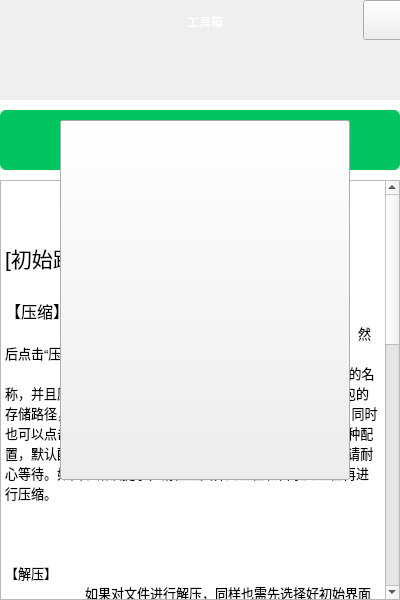
<?xml version="1.0" encoding="UTF-8"?>
<ui version="4.0">
 <class>tools_dialog</class>
 <widget class="QMainWindow" name="tools_dialog">
  <property name="geometry">
   <rect>
    <x>0</x>
    <y>0</y>
    <width>400</width>
    <height>600</height>
   </rect>
  </property>
  <property name="windowTitle">
   <string>MainWindow</string>
  </property>
  <widget class="QWidget" name="centralwidget">
   <widget class="QLabel" name="bg">
    <property name="geometry">
     <rect>
      <x>0</x>
      <y>100</y>
      <width>400</width>
      <height>500</height>
     </rect>
    </property>
    <property name="styleSheet">
     <string notr="true">background-color: rgb(255, 255, 255);</string>
    </property>
    <property name="text">
     <string/>
    </property>
   </widget>
   <widget class="QLabel" name="title">
    <property name="geometry">
     <rect>
      <x>0</x>
      <y>0</y>
      <width>400</width>
      <height>100</height>
     </rect>
    </property>
    <property name="styleSheet">
     <string notr="true">border-image: url(:/res/image/splash.png);</string>
    </property>
    <property name="text">
     <string/>
    </property>
   </widget>
   <widget class="QLabel" name="logo">
    <property name="geometry">
     <rect>
      <x>0</x>
      <y>20</y>
      <width>200</width>
      <height>80</height>
     </rect>
    </property>
    <property name="styleSheet">
     <string notr="true">border-image: url(:/res/image/logo.png);</string>
    </property>
    <property name="text">
     <string/>
    </property>
   </widget>
   <widget class="QPushButton" name="btn_close">
    <property name="geometry">
     <rect>
      <x>363</x>
      <y>0</y>
      <width>40</width>
      <height>40</height>
     </rect>
    </property>
    <property name="styleSheet">
     <string notr="true">QPushButton
{ 
border-image: url(:/res/image/dialog_close_normal.png);
}
QPushButton:hover
{
border-image: url(:/res/image/dialog_close_hover.png);
}
QPushButton:pressed
{   
border-image: url(:/res/image/dialog_close_pressed.png);
}</string>
    </property>
    <property name="text">
     <string/>
    </property>
   </widget>
   <widget class="QLabel" name="title_2">
    <property name="geometry">
     <rect>
      <x>30</x>
      <y>7</y>
      <width>350</width>
      <height>30</height>
     </rect>
    </property>
    <property name="styleSheet">
     <string notr="true">font: 14pt &quot;微软雅黑&quot;;
color: rgb(255, 255, 255);</string>
    </property>
    <property name="text">
     <string>工具箱</string>
    </property>
    <property name="alignment">
     <set>Qt::AlignCenter</set>
    </property>
   </widget>
   <widget class="QPushButton" name="btn_yes">
    <property name="geometry">
     <rect>
      <x>0</x>
      <y>110</y>
      <width>400</width>
      <height>60</height>
     </rect>
    </property>
    <property name="styleSheet">
     <string notr="true">QPushButton
{ 
color: rgb(255, 255, 255);
font: 14pt &quot;微软雅黑&quot;;
border : none;
border-radius : 6px;
background-color: rgb(0, 197, 95);
}
QPushButton:hover
{
background-color: rgb(0, 232, 112);
}
QPushButton:pressed
{   
background-color: rgb(0, 140, 67);
}</string>
    </property>
    <property name="text">
     <string>支持开发者</string>
    </property>
   </widget>
   <widget class="QTextEdit" name="content">
    <property name="geometry">
     <rect>
      <x>0</x>
      <y>180</y>
      <width>400</width>
      <height>420</height>
     </rect>
    </property>
    <property name="readOnly">
     <bool>true</bool>
    </property>
    <property name="html">
     <string>&lt;!DOCTYPE HTML PUBLIC &quot;-//W3C//DTD HTML 4.0//EN&quot; &quot;http://www.w3.org/TR/REC-html40/strict.dtd&quot;&gt;
&lt;html&gt;&lt;head&gt;&lt;meta name=&quot;qrichtext&quot; content=&quot;1&quot; /&gt;&lt;style type=&quot;text/css&quot;&gt;
p, li { white-space: pre-wrap; }
&lt;/style&gt;&lt;/head&gt;&lt;body style=&quot; font-family:'SimSun'; font-size:9pt; font-weight:400; font-style:normal;&quot;&gt;
&lt;p align=&quot;center&quot; style=&quot; margin-top:0px; margin-bottom:0px; margin-left:0px; margin-right:0px; -qt-block-indent:0; text-indent:0px;&quot;&gt;&lt;span style=&quot; font-size:16pt;&quot;&gt;使用手册&lt;/span&gt;&lt;/p&gt;
&lt;p align=&quot;center&quot; style=&quot;-qt-paragraph-type:empty; margin-top:0px; margin-bottom:0px; margin-left:0px; margin-right:0px; -qt-block-indent:0; text-indent:0px; font-size:16pt;&quot;&gt;&lt;br /&gt;&lt;/p&gt;
&lt;p style=&quot; margin-top:0px; margin-bottom:0px; margin-left:0px; margin-right:0px; -qt-block-indent:0; text-indent:0px;&quot;&gt;&lt;span style=&quot; font-size:16pt;&quot;&gt;[初始路径是桌面]&lt;/span&gt;&lt;/p&gt;
&lt;p align=&quot;center&quot; style=&quot;-qt-paragraph-type:empty; margin-top:0px; margin-bottom:0px; margin-left:0px; margin-right:0px; -qt-block-indent:0; text-indent:0px; font-size:16pt;&quot;&gt;&lt;br /&gt;&lt;/p&gt;
&lt;p style=&quot; margin-top:0px; margin-bottom:0px; margin-left:0px; margin-right:0px; -qt-block-indent:0; text-indent:0px;&quot;&gt;&lt;span style=&quot; font-size:12pt;&quot;&gt;【压缩】&lt;/span&gt;&lt;/p&gt;
&lt;p style=&quot; margin-top:0px; margin-bottom:0px; margin-left:0px; margin-right:0px; -qt-block-indent:0; text-indent:0px;&quot;&gt;&lt;span style=&quot; font-family:'微软雅黑,sans-serif'; font-size:10pt;&quot;&gt;	需要先选择好初始界面下目录的文件或文件夹，然后点击“压缩”按钮进行压缩。&lt;/span&gt;&lt;/p&gt;
&lt;p style=&quot; margin-top:0px; margin-bottom:0px; margin-left:0px; margin-right:0px; -qt-block-indent:0; text-indent:0px;&quot;&gt;&lt;span style=&quot; font-family:'微软雅黑,sans-serif'; font-size:10pt;&quot;&gt;	弹出窗体后，压缩后的zip压缩包名为文件原来的名称，并且压缩包将放在该文件所处的目录下。若要修改压缩包的存储路径，则点击窗体上的“更换目录”按钮进行路径的设置。同时也可以点击单选框设定压缩的配置，有“速度快”和“体积小”两种配置，默认配置为“速度快”。压缩过程会有“正在压缩”的提示，请耐心等待。如出现错误提示，请检查文件完整性和目录完整性再进行压缩。&lt;/span&gt;&lt;/p&gt;
&lt;p style=&quot;-qt-paragraph-type:empty; margin-top:0px; margin-bottom:0px; margin-left:0px; margin-right:0px; -qt-block-indent:0; text-indent:0px; font-family:'微软雅黑,sans-serif'; font-size:10pt;&quot;&gt;&lt;br /&gt;&lt;/p&gt;
&lt;p style=&quot;-qt-paragraph-type:empty; margin-top:0px; margin-bottom:0px; margin-left:0px; margin-right:0px; -qt-block-indent:0; text-indent:0px; font-family:'微软雅黑,sans-serif'; font-size:10pt;&quot;&gt;&lt;br /&gt;&lt;/p&gt;
&lt;p style=&quot;-qt-paragraph-type:empty; margin-top:0px; margin-bottom:0px; margin-left:0px; margin-right:0px; -qt-block-indent:0; text-indent:0px; font-family:'微软雅黑,sans-serif'; font-size:10pt;&quot;&gt;&lt;br /&gt;&lt;/p&gt;
&lt;p style=&quot;-qt-paragraph-type:empty; margin-top:0px; margin-bottom:0px; margin-left:0px; margin-right:0px; -qt-block-indent:0; text-indent:0px; font-family:'微软雅黑,sans-serif'; font-size:10pt;&quot;&gt;&lt;br /&gt;&lt;/p&gt;
&lt;p style=&quot; margin-top:0px; margin-bottom:0px; margin-left:0px; margin-right:0px; -qt-block-indent:0; text-indent:0px;&quot;&gt;&lt;span style=&quot; font-family:'微软雅黑,sans-serif'; font-size:10pt;&quot;&gt;【解压】&lt;/span&gt;&lt;/p&gt;
&lt;p style=&quot; margin-top:0px; margin-bottom:0px; margin-left:0px; margin-right:0px; -qt-block-indent:0; text-indent:0px;&quot;&gt;&lt;span style=&quot; font-family:'微软雅黑,sans-serif'; font-size:10pt;&quot;&gt;	如果对文件进行解压，同样也需先选择好初始界面下目录的zip文件，然后点击上方 “解压”按钮进行解压。&lt;/span&gt;&lt;/p&gt;
&lt;p style=&quot; margin-top:0px; margin-bottom:0px; margin-left:0px; margin-right:0px; -qt-block-indent:0; text-indent:0px;&quot;&gt;&lt;span style=&quot; font-family:'微软雅黑,sans-serif'; font-size:10pt;&quot;&gt;	如果选择的是非zip文件，点击“解压”按钮之后会弹出错误提示框。&lt;/span&gt;&lt;/p&gt;
&lt;p style=&quot; margin-top:0px; margin-bottom:0px; margin-left:0px; margin-right:0px; -qt-block-indent:0; text-indent:0px;&quot;&gt;&lt;span style=&quot; font-family:'微软雅黑,sans-serif'; font-size:10pt;&quot;&gt;	在以上的正确操作下，会弹出一个窗体，与压缩文件操作相似，点击“更换目录”按钮选择文件解压的路径。&lt;/span&gt;&lt;/p&gt;
&lt;p style=&quot; margin-top:0px; margin-bottom:0px; margin-left:0px; margin-right:0px; -qt-block-indent:0; text-indent:0px;&quot;&gt;&lt;span style=&quot; font-family:'微软雅黑,sans-serif'; font-size:10pt; color:#ff0000;&quot;&gt;（&lt;/span&gt;&lt;span style=&quot; font-family:'微软雅黑,sans-serif'; font-size:10pt; font-weight:600; color:#ff0000;&quot;&gt;注意：此处选择的路径不要包含中文（Qt对中文路径的支持不太友好）！！！）&lt;/span&gt;&lt;/p&gt;
&lt;p style=&quot; margin-top:0px; margin-bottom:0px; margin-left:0px; margin-right:0px; -qt-block-indent:0; text-indent:0px;&quot;&gt;&lt;span style=&quot; font-family:'微软雅黑,sans-serif'; font-size:10pt;&quot;&gt;	操作正确之后，所选的路径会同样显示在文本框中。（选择“立即解压”即可解压操作）&lt;/span&gt;&lt;/p&gt;
&lt;p style=&quot; margin-top:0px; margin-bottom:0px; margin-left:0px; margin-right:0px; -qt-block-indent:0; text-indent:0px;&quot;&gt;&lt;span style=&quot; font-size:10pt;&quot;&gt;	&lt;/span&gt;&lt;span style=&quot; font-family:'微软雅黑,sans-serif'; font-size:10pt;&quot;&gt;解压过程会有“正在解压”的提示，请耐心等待。如出现错误提示，请检查文件完整性和目录完整性再进行解压。&lt;/span&gt;&lt;/p&gt;
&lt;p style=&quot;-qt-paragraph-type:empty; margin-top:0px; margin-bottom:0px; margin-left:0px; margin-right:0px; -qt-block-indent:0; text-indent:0px; font-family:'微软雅黑,sans-serif'; font-size:10pt;&quot;&gt;&lt;br /&gt;&lt;/p&gt;
&lt;p style=&quot;-qt-paragraph-type:empty; margin-top:0px; margin-bottom:0px; margin-left:0px; margin-right:0px; -qt-block-indent:0; text-indent:0px; font-family:'微软雅黑,sans-serif'; font-size:10pt;&quot;&gt;&lt;br /&gt;&lt;/p&gt;
&lt;p style=&quot;-qt-paragraph-type:empty; margin-top:0px; margin-bottom:0px; margin-left:0px; margin-right:0px; -qt-block-indent:0; text-indent:0px; font-family:'微软雅黑,sans-serif'; font-size:10pt;&quot;&gt;&lt;br /&gt;&lt;/p&gt;
&lt;p style=&quot;-qt-paragraph-type:empty; margin-top:0px; margin-bottom:0px; margin-left:0px; margin-right:0px; -qt-block-indent:0; text-indent:0px; font-family:'微软雅黑,sans-serif'; font-size:10pt;&quot;&gt;&lt;br /&gt;&lt;/p&gt;
&lt;p style=&quot; margin-top:0px; margin-bottom:0px; margin-left:0px; margin-right:0px; -qt-block-indent:0; text-indent:0px;&quot;&gt;&lt;span style=&quot; font-size:10pt;&quot;&gt;【删除】&lt;/span&gt;&lt;/p&gt;
&lt;p style=&quot; margin-top:0px; margin-bottom:0px; margin-left:0px; margin-right:0px; -qt-block-indent:0; text-indent:0px;&quot;&gt;&lt;span style=&quot; font-size:10pt;&quot;&gt;	&lt;/span&gt;&lt;span style=&quot; font-family:'微软雅黑,sans-serif'; font-size:10pt;&quot;&gt;选择你要删除的文件，点击删除按钮后会弹出一个提示框，确定删除文件后，文件成功删除。&lt;/span&gt;&lt;span style=&quot; font-size:10pt;&quot;&gt; &lt;/span&gt;&lt;/p&gt;
&lt;p style=&quot;-qt-paragraph-type:empty; margin-top:0px; margin-bottom:0px; margin-left:0px; margin-right:0px; -qt-block-indent:0; text-indent:0px; font-size:10pt;&quot;&gt;&lt;br /&gt;&lt;/p&gt;
&lt;p style=&quot;-qt-paragraph-type:empty; margin-top:0px; margin-bottom:0px; margin-left:0px; margin-right:0px; -qt-block-indent:0; text-indent:0px; font-size:10pt;&quot;&gt;&lt;br /&gt;&lt;/p&gt;
&lt;p style=&quot;-qt-paragraph-type:empty; margin-top:0px; margin-bottom:0px; margin-left:0px; margin-right:0px; -qt-block-indent:0; text-indent:0px; font-size:10pt;&quot;&gt;&lt;br /&gt;&lt;/p&gt;
&lt;p style=&quot;-qt-paragraph-type:empty; margin-top:0px; margin-bottom:0px; margin-left:0px; margin-right:0px; -qt-block-indent:0; text-indent:0px; font-size:10pt;&quot;&gt;&lt;br /&gt;&lt;/p&gt;
&lt;p style=&quot;-qt-paragraph-type:empty; margin-top:0px; margin-bottom:0px; margin-left:0px; margin-right:0px; -qt-block-indent:0; text-indent:0px; font-size:10pt;&quot;&gt;&lt;br /&gt;&lt;/p&gt;
&lt;p style=&quot; margin-top:0px; margin-bottom:0px; margin-left:0px; margin-right:0px; -qt-block-indent:0; text-indent:0px;&quot;&gt;&lt;span style=&quot; font-size:10pt;&quot;&gt;【工具】&lt;/span&gt;&lt;/p&gt;
&lt;p style=&quot; margin-top:0px; margin-bottom:0px; margin-left:0px; margin-right:0px; -qt-block-indent:0; text-indent:0px;&quot;&gt;&lt;span style=&quot; font-size:10pt;&quot;&gt;	显示工具栏和用户手册。&lt;/span&gt;&lt;/p&gt;
&lt;p style=&quot;-qt-paragraph-type:empty; margin-top:0px; margin-bottom:0px; margin-left:0px; margin-right:0px; -qt-block-indent:0; text-indent:0px; font-size:10pt;&quot;&gt;&lt;br /&gt;&lt;/p&gt;
&lt;p style=&quot;-qt-paragraph-type:empty; margin-top:0px; margin-bottom:0px; margin-left:0px; margin-right:0px; -qt-block-indent:0; text-indent:0px; font-size:10pt;&quot;&gt;&lt;br /&gt;&lt;/p&gt;
&lt;p style=&quot;-qt-paragraph-type:empty; margin-top:0px; margin-bottom:0px; margin-left:0px; margin-right:0px; -qt-block-indent:0; text-indent:0px; font-size:10pt;&quot;&gt;&lt;br /&gt;&lt;/p&gt;
&lt;p style=&quot;-qt-paragraph-type:empty; margin-top:0px; margin-bottom:0px; margin-left:0px; margin-right:0px; -qt-block-indent:0; text-indent:0px; font-size:10pt;&quot;&gt;&lt;br /&gt;&lt;/p&gt;
&lt;p style=&quot;-qt-paragraph-type:empty; margin-top:0px; margin-bottom:0px; margin-left:0px; margin-right:0px; -qt-block-indent:0; text-indent:0px; font-size:10pt;&quot;&gt;&lt;br /&gt;&lt;/p&gt;
&lt;p style=&quot;-qt-paragraph-type:empty; margin-top:0px; margin-bottom:0px; margin-left:0px; margin-right:0px; -qt-block-indent:0; text-indent:0px; font-size:10pt;&quot;&gt;&lt;br /&gt;&lt;/p&gt;
&lt;p style=&quot;-qt-paragraph-type:empty; margin-top:0px; margin-bottom:0px; margin-left:0px; margin-right:0px; -qt-block-indent:0; text-indent:0px; font-size:10pt;&quot;&gt;&lt;br /&gt;&lt;/p&gt;
&lt;p style=&quot; margin-top:0px; margin-bottom:0px; margin-left:0px; margin-right:0px; -qt-block-indent:0; text-indent:0px;&quot;&gt;&lt;span style=&quot; font-size:10pt;&quot;&gt;【目录面板】&lt;/span&gt;&lt;/p&gt;
&lt;p style=&quot; margin-top:12px; margin-bottom:12px; margin-left:0px; margin-right:0px; -qt-block-indent:0; text-indent:0px;&quot;&gt;&lt;span style=&quot; font-family:'微软雅黑,sans-serif'; font-size:10pt;&quot;&gt;	点击左上角的两个小按钮，点击左边的小按钮可以返回到当前目录的上一级目录，直至返回到磁盘目录顶部。&lt;/span&gt;&lt;/p&gt;
&lt;p style=&quot; margin-top:12px; margin-bottom:12px; margin-left:0px; margin-right:0px; -qt-block-indent:0; text-indent:0px;&quot;&gt;&lt;span style=&quot; font-family:'微软雅黑,sans-serif'; font-size:10pt;&quot;&gt;点击右边的小按钮可以更新目录的显示。&lt;/span&gt;&lt;span style=&quot; font-size:10pt;&quot;&gt; &lt;/span&gt;&lt;/p&gt;&lt;/body&gt;&lt;/html&gt;</string>
    </property>
   </widget>
   <widget class="QPushButton" name="donate">
    <property name="geometry">
     <rect>
      <x>60</x>
      <y>120</y>
      <width>290</width>
      <height>360</height>
     </rect>
    </property>
    <property name="styleSheet">
     <string notr="true">border-image: url(:/res/image/donate.png);</string>
    </property>
    <property name="text">
     <string/>
    </property>
   </widget>
  </widget>
 </widget>
 <resources/>
 <connections/>
</ui>
